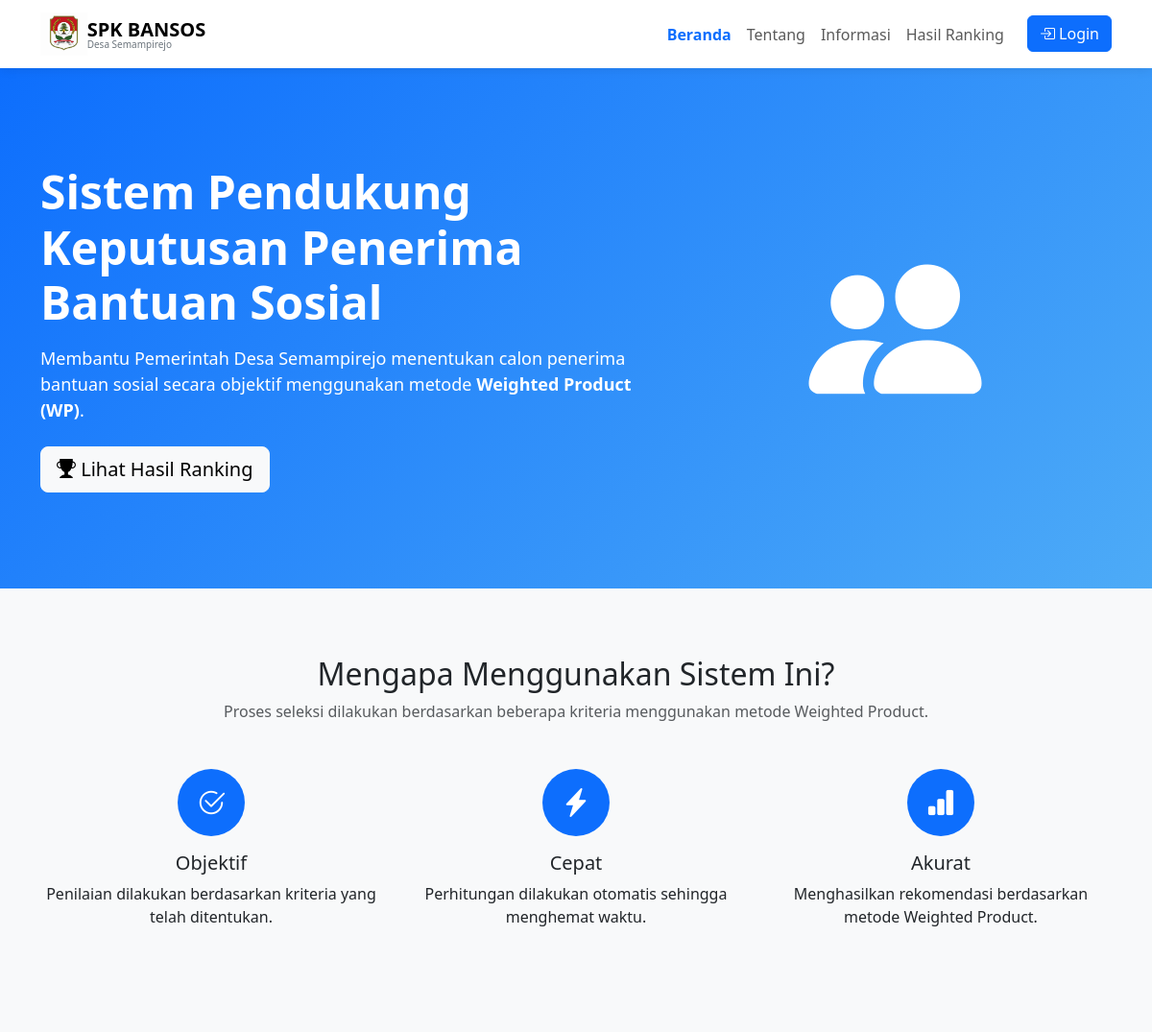
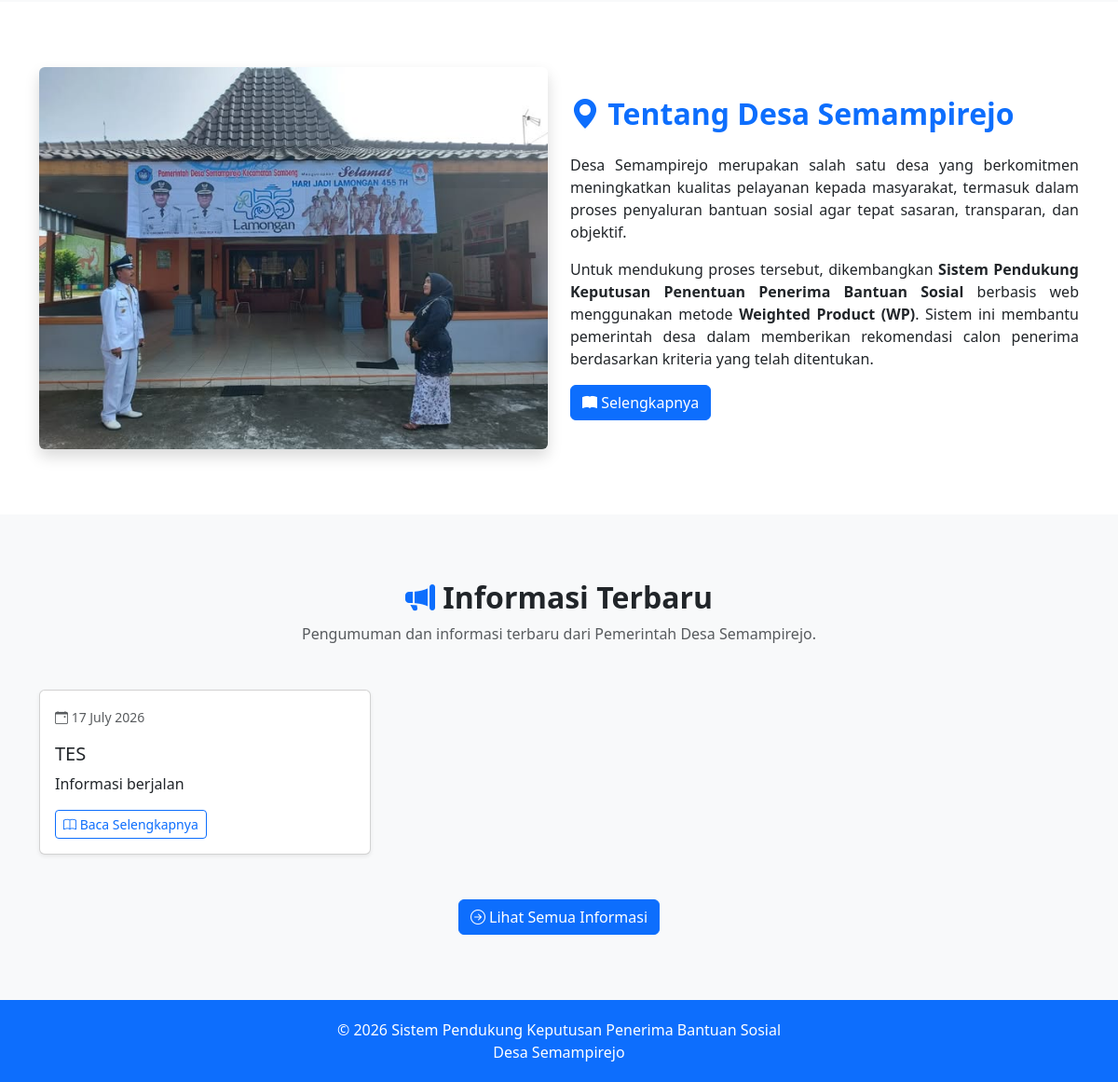
The page / on the database its author committed (2 pictures, top to bottom).
### tables this page shows
CREATE TABLE `tb_informasi` (
  `id_informasi` int(11) NOT NULL,
  `judul` varchar(150) NOT NULL,
  `isi` text NOT NULL,
  `tanggal` date NOT NULL,
  `id_user` int(11) NOT NULL
);

### public/index.php (the view, shortened to what this page needs)
<!DOCTYPE html>
<?php
include "../config/koneksi.php";
$currentPage = basename($_SERVER['PHP_SELF']);
$informasi = mysqli_query($conn,"
SELECT *
FROM tb_informasi
ORDER BY tanggal DESC
LIMIT 3
");
?>
<html lang="id">
    <head>
        <link href="https://cdn.jsdelivr.net/npm/bootstrap@5.3.3/dist/css/bootstrap.min.css" rel="stylesheet">
        <link href="https://cdn.jsdelivr.net/npm/bootstrap-icons@1.11.3/font/bootstrap-icons.css" rel="stylesheet">
    </head>
    <body>
        <nav class="navbar navbar-expand-lg bg-white">
            <div class="container">
                <a class="navbar-brand d-flex align-items-center" href="index.php">
                    <img src="../assets/img/logo.png"
                        style="height:45px; width:auto;">
                        <div class="lh-1">
                            <span class="fw-bold fs-5">
                                SPK BANSOS
                            </span>
                            <small class="d-block text-secondary"
                                style="font-size:10px;">
                                    Desa Semampirejo
                            </small>
                        </div>
                </a>
                <div class="collapse navbar-collapse"id="menu">
                    <ul class="navbar-nav ms-auto">
                        <li class="nav-item">
                            <a class="nav-link <?= ($currentPage == 'index.php') ? 'active fw-bold text-primary' : ''; ?>"
                            href="index.php">
                                Beranda
                            </a>
                        </li>
                        <li class="nav-item">
                            <a class="nav-link <?= ($currentPage == 'tentang.php') ? 'active fw-bold text-primary' : ''; ?>"
                            href="tentang.php">
                                Tentang
                            </a>
                        </li>
                        <li class="nav-item">
                            <a class="nav-link <?= ($currentPage == 'tentang.php') ? 'active fw-bold text-primary' : ''; ?>"
                            href="informasi.php">
                                Informasi
                            </a>
                        </li>
                        <li class="nav-item">
                            <a class="nav-link <?= ($currentPage == 'hasil.php') ? 'active fw-bold text-primary' : ''; ?>"
                            href="hasil.php">
                                Hasil Ranking
                            </a>
                        </li>
                        <li class="nav-item">
                            <a class="btn btn-primary ms-3"
                            href="../auth/login.php">
                                <i class="bi bi-box-arrow-in-right"></i>
                                Login
                            </a>
                        </li>
                    </ul>
                </div>
            </div>
        </nav>
        <section class="hero">
            <div class="container">
                <div class="row align-items-center">
                    <div class="col-lg-7">
                        <h1>Sistem Pendukung Keputusan Penerima Bantuan Sosial</h1>
                        <p class="mt-3">
                            Membantu Pemerintah Desa Semampirejo menentukan
                            calon penerima bantuan sosial secara objektif menggunakan
                            metode <strong>Weighted Product (WP)</strong>.
                        </p>
                        <div class="mt-4">
                            <a href="hasil.php"class="btn btn-light btn-lg">
                                <i class="bi bi-trophy-fill"></i>
                                    Lihat Hasil Ranking
                            </a>
                        </div>
                    </div>
                    <div class="col-lg-5 text-center">
                        <i class="bi bi-people-fill"style="font-size:180px;"></i>
                    </div>
                </div>
            </div>
        </section>
        <section class="section">
            <div class="container">
                <div class="text-center mb-5">
                    <h2>Mengapa Menggunakan Sistem Ini?</h2>
                    <p class="text-muted">
                        Proses seleksi dilakukan berdasarkan beberapa kriteria
                        menggunakan metode Weighted Product.
                    </p>
                </div>
                <div class="row">
                    <div class="col-md-4 text-center mb-4">
                        <div class="icon-box">
                            <i class="bi bi-check2-circle"></i>
                        </div>
                        <h5 class="mt-3">Objektif</h5>
                        <p>Penilaian dilakukan berdasarkan kriteria yang telah ditentukan.</p>
                    </div>
                    <div class="col-md-4 text-center mb-4">
                        <div class="icon-box">
                            <i class="bi bi-lightning-charge-fill"></i>
                        </div>
                        <h5 class="mt-3">Cepat</h5>
                        <p>Perhitungan dilakukan otomatis sehingga menghemat waktu.</p>
                    </div>
                    <div class="col-md-4 text-center mb-4">
                        <div class="icon-box">
                            <i class="bi bi-bar-chart-fill"></i>
                        </div>
                        <h5 class="mt-3">Akurat</h5>
                        <p>Menghasilkan rekomendasi berdasarkan metode Weighted Product.</p>
                    </div>
                </div>
            </div>
        </section>
        <section class="section bg-white">
            <div class="container">
                <div class="row align-items-center">
                    <div class="col-lg-6">
                        <img src="../assets/img/desa.webp"
                            class="img-fluid rounded shadow"
                            alt="Desa Semampirejo">
                    </div>
                    <div class="col-lg-6">
                        <h2 class="fw-bold text-primary mb-4">
                            <i class="bi bi-geo-alt-fill"></i>
                            Tentang Desa Semampirejo
                        </h2>
                        <p align="justify">
                            Desa Semampirejo merupakan salah satu desa yang berkomitmen
                            meningkatkan kualitas pelayanan kepada masyarakat, termasuk
                            dalam proses penyaluran bantuan sosial agar tepat sasaran,
                            transparan, dan objektif.
                        </p>
                        <p align="justify">
                            Untuk mendukung proses tersebut, dikembangkan
                            <strong>Sistem Pendukung Keputusan Penentuan Penerima Bantuan Sosial</strong>
                            berbasis web menggunakan metode
                            <strong>Weighted Product (WP)</strong>.
                            Sistem ini membantu pemerintah desa dalam memberikan
                            rekomendasi calon penerima berdasarkan kriteria yang telah
                            ditentukan.
                        </p>
                        <a href="tentang.php" class="btn btn-primary">
                            <i class="bi bi-book-fill"></i>
                            Selengkapnya
                        </a>
                    </div>
                </div>
            </div>
        </section>
<section class="section bg-light">
    <div class="container">
        <div class="text-center mb-5">
            <h2 class="fw-bold">
                <i class="bi bi-megaphone-fill text-primary"></i>
                Informasi Terbaru
            </h2>
            <p class="text-muted">
                Pengumuman dan informasi terbaru dari Pemerintah Desa Semampirejo.
            </p>
        </div>
        <div class="row">
            <?php
            if(mysqli_num_rows($informasi)>0){
                while($info=mysqli_fetch_assoc($informasi)){
            ?>
            <div class="col-lg-4 mb-4">
                <div class="card shadow-sm h-100">
                    <div class="card-body">
                        <small class="text-muted">
                            <i class="bi bi-calendar-event"></i>
                            <?= date('d F Y',strtotime($info['tanggal'])); ?>
                        </small>
                        <h5 class="mt-3">
                            <?= htmlspecialchars($info['judul']); ?>
                        </h5>
                        <p>
                            <?= substr(strip_tags($info['isi']),0,100); ?>
                        </p>
                        <a
                        href="detail-informasi.php?id=<?= $info['id_informasi']; ?>"
                        class="btn btn-outline-primary btn-sm">
                            <i class="bi bi-book"></i>
                            Baca Selengkapnya
                        </a>
                    </div>
                </div>
            </div>
            <?php
                }
            } ?>
        </div>
        <div class="text-center mt-4">
            <a
            href="informasi.php"
            class="btn btn-primary">
                <i class="bi bi-arrow-right-circle"></i>
                Lihat Semua Informasi
            </a>
        </div>
    </div>
</section>
        <footer>
            <div class="container text-center">
                © <?= date('Y'); ?>
                Sistem Pendukung Keputusan Penerima Bantuan Sosial
                <br>
                Desa Semampirejo
            </div>
        </footer>
</body>
</html>

### public/index.php (style rules this page uses)
body { font-family:'Segoe UI',sans-serif; background:#f8f9fa; }
.navbar { box-shadow:0 2px 10px rgba(0,0,0,.08); }
.hero { padding:100px 0; background:linear-gradient(135deg,#0d6efd,#4dabf7); color:white; }
.hero h1 { font-weight:700; font-size:48px; }
.hero p { font-size:18px; }
.section { padding:70px 0; }
.icon-box { width:70px; height:70px; border-radius:50%; background:#0d6efd; color:white; display:flex; justify-content:center; align-items:center; margin:auto; font-size:30px; }
footer { background:#0d6efd; color:white; padding:20px; }

### rows shown on the page
tb_informasi: tanggal "17 July 2026", judul "TES", isi "Informasi berjalan"
